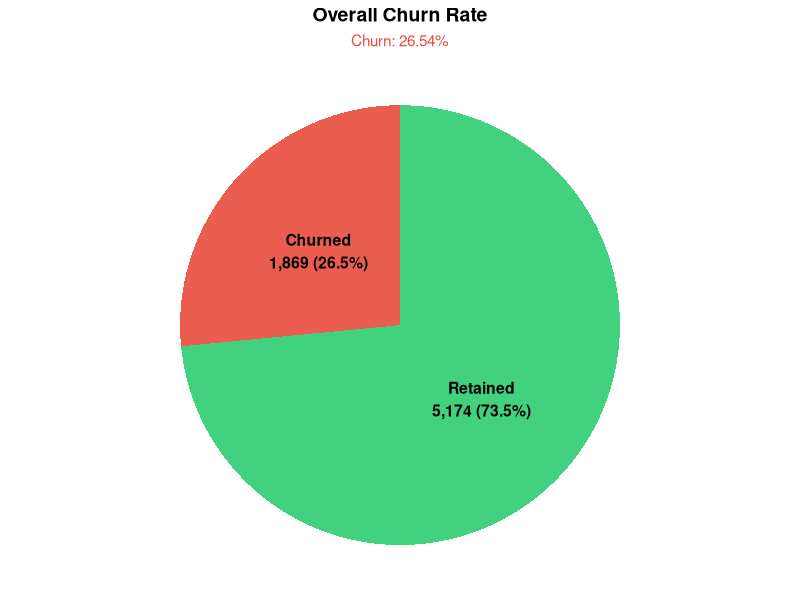
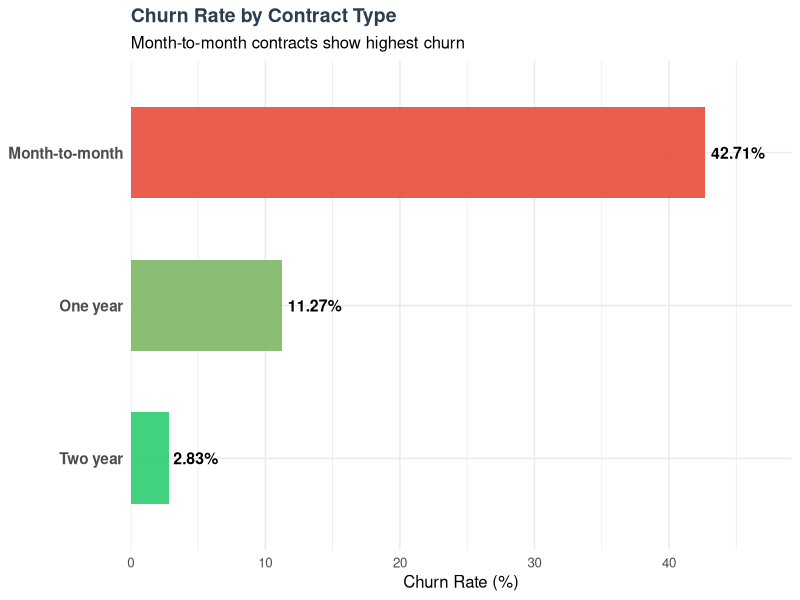
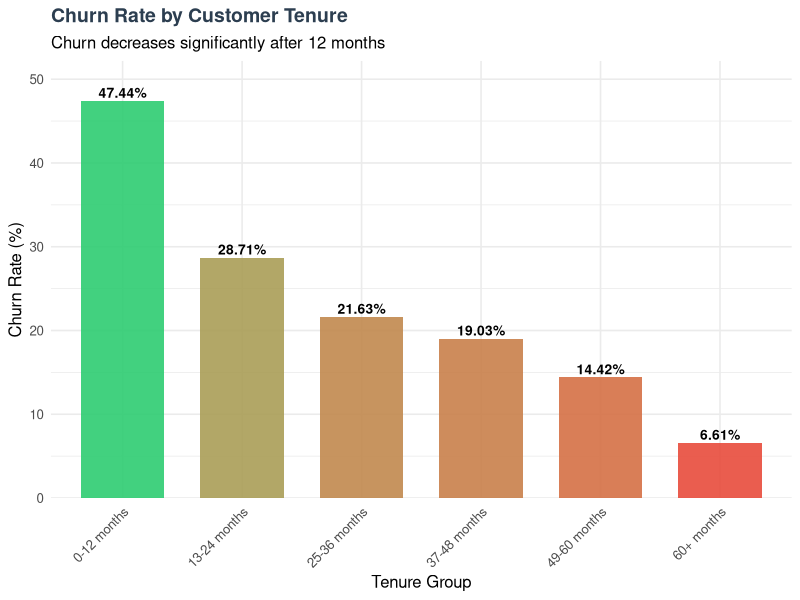
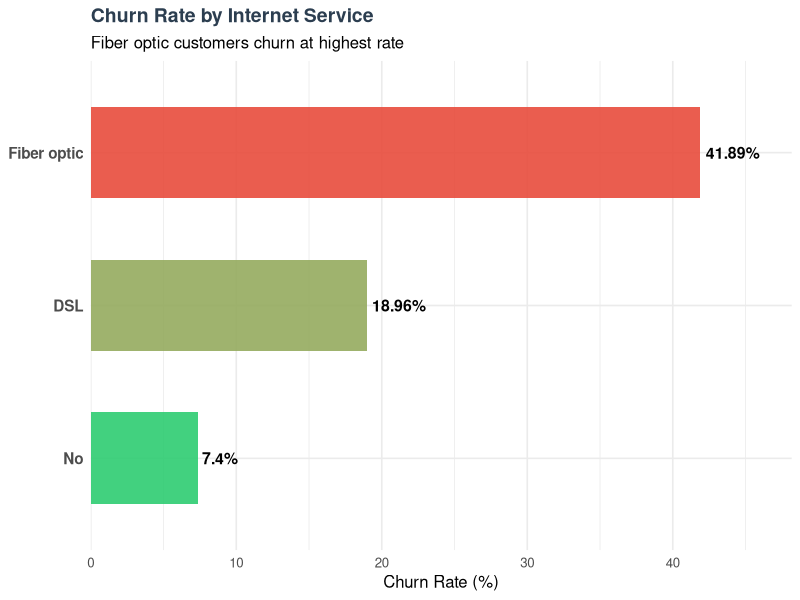
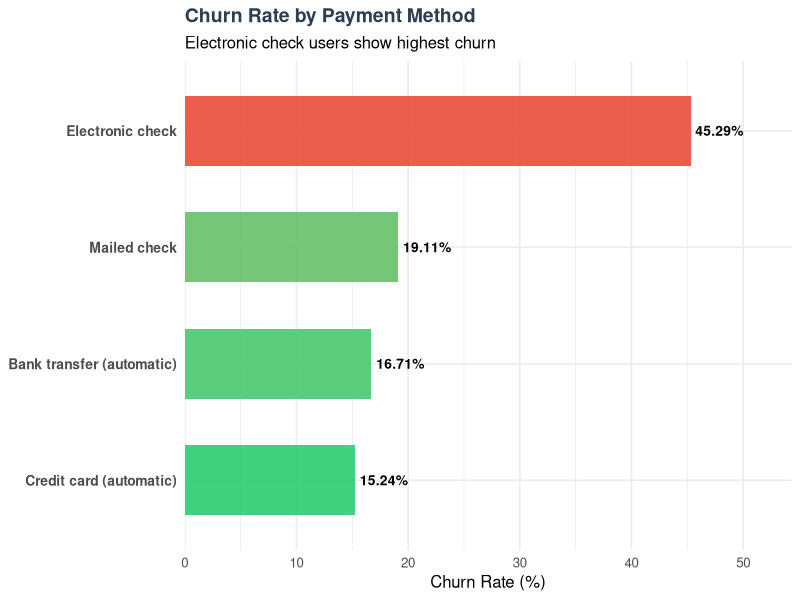
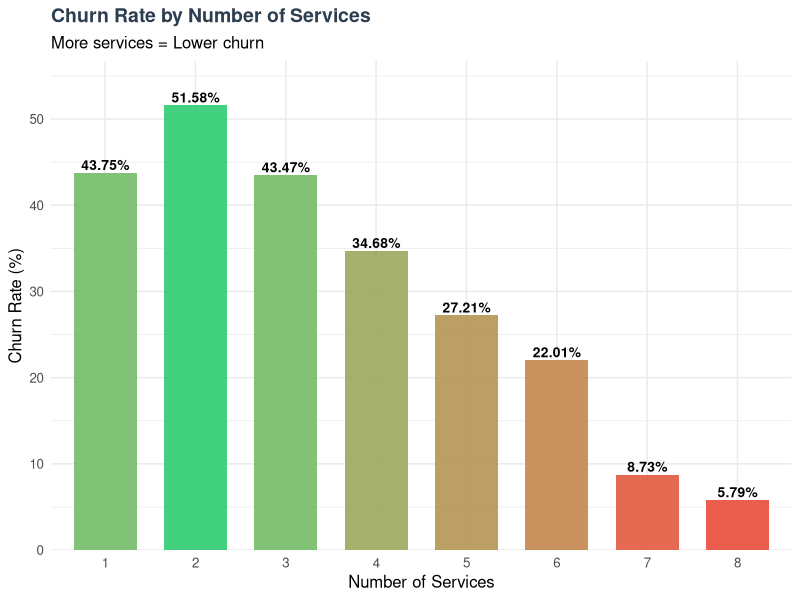
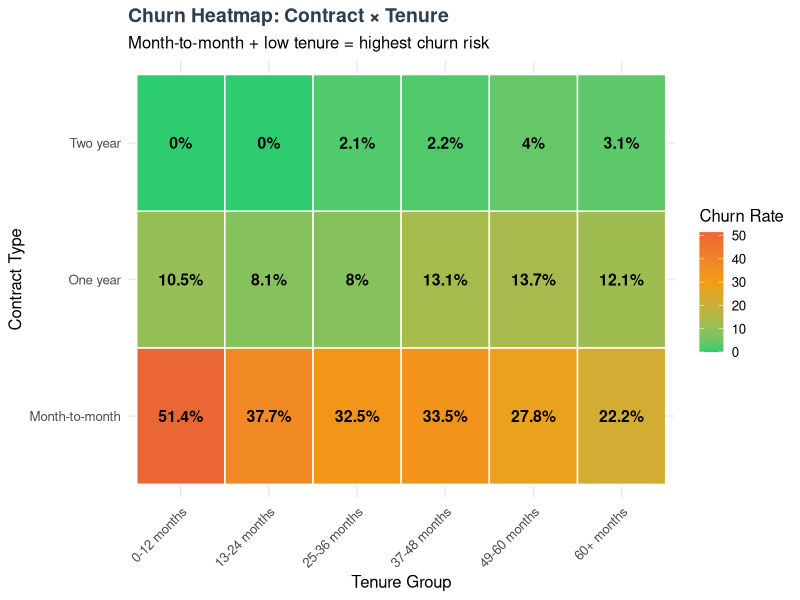

These figures' R source, in order:
# ==================================================
# FUTURE_DS_02
# Churn Analysis - KPIs & Visualizations
# ==================================================

library(tidyverse)
library(scales)
library(gridExtra)

# Load cleaned data
churn <- read.csv("data/cleaned/telco_churn_clean.csv")

# Convert back to factors
churn <- churn %>%
  mutate(across(where(is.character), as.factor))

cat("\n================================================")
cat("\n  CHURN ANALYSIS")
cat("\n================================================\n")

# ==================================================
# 1. OVERALL CHURN RATE
# ==================================================
churn_rate <- prop.table(table(churn$churn))[2] * 100
total_customers <- nrow(churn)
churned_customers <- sum(churn$churn == "Yes")
retained_customers <- sum(churn$churn == "No")

cat("\n==================== OVERALL METRICS ====================\n")
cat("Total Customers:", comma(total_customers), "\n")
cat("Churned:", comma(churned_customers), "(", round(churn_rate, 2), "%)\n")
cat("Retained:", comma(retained_customers), "(", round(100 - churn_rate, 2), "%)\n")

# Monthly revenue impact
avg_monthly <- mean(churn$monthly_charges)
lost_revenue_monthly <- churned_customers * avg_monthly
lost_revenue_yearly <- lost_revenue_monthly * 12

cat("\nAverage Monthly Charge: $", round(avg_monthly, 2), "\n")
cat("Estimated Monthly Revenue Lost: $", comma(round(lost_revenue_monthly)), "\n")
cat("Estimated Yearly Revenue Lost: $", comma(round(lost_revenue_yearly)), "\n")

# ==================================================
# 2. CHURN BY CONTRACT TYPE
# ==================================================
cat("\n==================== CHURN BY CONTRACT ====================\n")

contract_churn <- churn %>%
  group_by(contract) %>%
  summarise(
    total = n(),
    churned = sum(churn == "Yes"),
    churn_rate = round(churned / total * 100, 2),
    .groups = 'drop'
  ) %>%
  arrange(desc(churn_rate))

print(contract_churn)

# ==================================================
# 3. CHURN BY TENURE GROUP
# ==================================================
cat("\n==================== CHURN BY TENURE ====================\n")

tenure_churn <- churn %>%
  group_by(tenure_group) %>%
  summarise(
    total = n(),
    churned = sum(churn == "Yes"),
    churn_rate = round(churned / total * 100, 2),
    .groups = 'drop'
  )

print(tenure_churn)

# ==================================================
# 4. CHURN BY INTERNET SERVICE
# ==================================================
cat("\n==================== CHURN BY INTERNET SERVICE ====================\n")

internet_churn <- churn %>%
  group_by(internet_service) %>%
  summarise(
    total = n(),
    churned = sum(churn == "Yes"),
    churn_rate = round(churned / total * 100, 2),
    .groups = 'drop'
  ) %>%
  arrange(desc(churn_rate))

print(internet_churn)

# ==================================================
# 5. CHURN BY PAYMENT METHOD
# ==================================================
cat("\n==================== CHURN BY PAYMENT METHOD ====================\n")

payment_churn <- churn %>%
  group_by(payment_method) %>%
  summarise(
    total = n(),
    churned = sum(churn == "Yes"),
    churn_rate = round(churned / total * 100, 2),
    .groups = 'drop'
  ) %>%
  arrange(desc(churn_rate))

print(payment_churn)

# ==================================================
# 6. CHURN BY NUMBER OF SERVICES
# ==================================================
cat("\n==================== CHURN BY SERVICE COUNT ====================\n")

service_churn <- churn %>%
  group_by(num_services) %>%
  summarise(
    total = n(),
    churned = sum(churn == "Yes"),
    churn_rate = round(churned / total * 100, 2),
    .groups = 'drop'
  ) %>%
  arrange(num_services)

print(service_churn)

# ==================================================
# 7. CHURN BY SENIOR CITIZEN
# ==================================================
cat("\n==================== CHURN BY SENIOR CITIZEN ====================\n")

senior_churn <- churn %>%
  group_by(senior_citizen) %>%
  summarise(
    total = n(),
    churned = sum(churn == "Yes"),
    churn_rate = round(churned / total * 100, 2),
    .groups = 'drop'
  )

print(senior_churn)

# ==================================================
# SAVE ALL TABLES
# ==================================================
dir.create("outputs/tables", recursive = TRUE, showWarnings = FALSE)

write.csv(contract_churn, "outputs/tables/churn_by_contract.csv", row.names = FALSE)
write.csv(tenure_churn, "outputs/tables/churn_by_tenure.csv", row.names = FALSE)
write.csv(internet_churn, "outputs/tables/churn_by_internet.csv", row.names = FALSE)
write.csv(payment_churn, "outputs/tables/churn_by_payment.csv", row.names = FALSE)
write.csv(service_churn, "outputs/tables/churn_by_services.csv", row.names = FALSE)
write.csv(senior_churn, "outputs/tables/churn_by_senior.csv", row.names = FALSE)

# ==================================================
# VISUALIZATIONS
# ==================================================
dir.create("outputs/figures", recursive = TRUE, showWarnings = FALSE)

# Color palette
churn_colors <- c("No" = "#2ecc71", "Yes" = "#e74c3c")

# ---- Plot 1: Overall Churn Rate ----
p1 <- ggplot(data.frame(x = c("Retained", "Churned"), 
                        y = c(retained_customers, churned_customers)),
             aes(x = "", y = y, fill = x)) +
  geom_bar(stat = "identity", width = 1, alpha = 0.9) +
  coord_polar(theta = "y") +
  scale_fill_manual(values = c("Churned" = "#e74c3c", "Retained" = "#2ecc71"), name = "Status") +
  geom_text(aes(label = paste0(x, "\n", comma(y), " (", round(y/sum(y)*100, 1), "%)")),
            position = position_stack(vjust = 0.5), size = 4, fontface = "bold") +
  labs(title = "Overall Churn Rate",
       subtitle = paste0("Churn: ", round(churn_rate, 2), "%")) +
  theme_void() +
  theme(plot.title = element_text(face = "bold", size = 14, hjust = 0.5),
        plot.subtitle = element_text(size = 11, hjust = 0.5, color = "#e74c3c"),
        legend.position = "none")

ggsave("outputs/figures/churn_rate_pie.png", p1, width = 8, height = 6, dpi = 300, bg = "white")

# ---- Plot 2: Churn by Contract ----
p2 <- ggplot(contract_churn, aes(x = reorder(contract, churn_rate), y = churn_rate)) +
  geom_bar(stat = "identity", aes(fill = churn_rate), width = 0.6, alpha = 0.9) +
  geom_text(aes(label = paste0(churn_rate, "%")), hjust = -0.1, size = 4, fontface = "bold") +
  scale_fill_gradient(low = "#2ecc71", high = "#e74c3c", guide = "none") +
  scale_y_continuous(expand = expansion(mult = c(0, 0.15))) +
  coord_flip() +
  labs(title = "Churn Rate by Contract Type",
       subtitle = "Month-to-month contracts show highest churn",
       x = NULL, y = "Churn Rate (%)") +
  theme_minimal(base_size = 12) +
  theme(plot.title = element_text(face = "bold", size = 14, color = "#2c3e50"),
        axis.text.y = element_text(size = 11, face = "bold"))

ggsave("outputs/figures/churn_by_contract.png", p2, width = 10, height = 5, dpi = 300, bg = "white")

# ---- Plot 3: Churn by Tenure ----
p3 <- ggplot(tenure_churn, aes(x = tenure_group, y = churn_rate)) +
  geom_bar(stat = "identity", aes(fill = churn_rate), width = 0.7, alpha = 0.9) +
  geom_text(aes(label = paste0(churn_rate, "%")), vjust = -0.3, size = 3.5, fontface = "bold") +
  scale_fill_gradient(low = "#e74c3c", high = "#2ecc71", guide = "none") +
  scale_y_continuous(expand = expansion(mult = c(0, 0.1))) +
  labs(title = "Churn Rate by Customer Tenure",
       subtitle = "Churn decreases significantly after 12 months",
       x = "Tenure Group", y = "Churn Rate (%)") +
  theme_minimal(base_size = 12) +
  theme(plot.title = element_text(face = "bold", size = 14, color = "#2c3e50"),
        axis.text.x = element_text(angle = 45, hjust = 1))

ggsave("outputs/figures/churn_by_tenure.png", p3, width = 10, height = 6, dpi = 300, bg = "white")

# ---- Plot 4: Churn by Internet Service ----
p4 <- ggplot(internet_churn, aes(x = reorder(internet_service, churn_rate), y = churn_rate)) +
  geom_bar(stat = "identity", aes(fill = churn_rate), width = 0.6, alpha = 0.9) +
  geom_text(aes(label = paste0(churn_rate, "%")), hjust = -0.1, size = 4, fontface = "bold") +
  scale_fill_gradient(low = "#2ecc71", high = "#e74c3c", guide = "none") +
  scale_y_continuous(expand = expansion(mult = c(0, 0.15))) +
  coord_flip() +
  labs(title = "Churn Rate by Internet Service",
       subtitle = "Fiber optic customers churn at highest rate",
       x = NULL, y = "Churn Rate (%)") +
  theme_minimal(base_size = 12) +
  theme(plot.title = element_text(face = "bold", size = 14, color = "#2c3e50"),
        axis.text.y = element_text(size = 11, face = "bold"))

ggsave("outputs/figures/churn_by_internet.png", p4, width = 10, height = 5, dpi = 300, bg = "white")

# ---- Plot 5: Churn by Payment Method ----
p5 <- ggplot(payment_churn, aes(x = reorder(payment_method, churn_rate), y = churn_rate)) +
  geom_bar(stat = "identity", aes(fill = churn_rate), width = 0.6, alpha = 0.9) +
  geom_text(aes(label = paste0(churn_rate, "%")), hjust = -0.1, size = 3.5, fontface = "bold") +
  scale_fill_gradient(low = "#2ecc71", high = "#e74c3c", guide = "none") +
  scale_y_continuous(expand = expansion(mult = c(0, 0.2))) +
  coord_flip() +
  labs(title = "Churn Rate by Payment Method",
       subtitle = "Electronic check users show highest churn",
       x = NULL, y = "Churn Rate (%)") +
  theme_minimal(base_size = 12) +
  theme(plot.title = element_text(face = "bold", size = 14, color = "#2c3e50"),
        axis.text.y = element_text(size = 10, face = "bold"))

ggsave("outputs/figures/churn_by_payment.png", p5, width = 10, height = 6, dpi = 300, bg = "white")

# ---- Plot 6: Service Count vs Churn ----
p6 <- ggplot(service_churn, aes(x = factor(num_services), y = churn_rate)) +
  geom_bar(stat = "identity", aes(fill = churn_rate), width = 0.7, alpha = 0.9) +
  geom_text(aes(label = paste0(churn_rate, "%")), vjust = -0.3, size = 3.5, fontface = "bold") +
  scale_fill_gradient(low = "#e74c3c", high = "#2ecc71", guide = "none") +
  scale_y_continuous(expand = expansion(mult = c(0, 0.1))) +
  labs(title = "Churn Rate by Number of Services",
       subtitle = "More services = Lower churn",
       x = "Number of Services", y = "Churn Rate (%)") +
  theme_minimal(base_size = 12) +
  theme(plot.title = element_text(face = "bold", size = 14, color = "#2c3e50"))

ggsave("outputs/figures/churn_by_services.png", p6, width = 10, height = 6, dpi = 300, bg = "white")

# ---- Plot 7: Dashboard Summary ----
p7 <- churn %>%
  group_by(contract, tenure_group) %>%
  summarise(churn_rate = round(mean(churn == "Yes") * 100, 1), .groups = 'drop') %>%
  ggplot(aes(x = tenure_group, y = contract, fill = churn_rate)) +
  geom_tile(color = "white", size = 0.5) +
  geom_text(aes(label = paste0(churn_rate, "%")), size = 4, fontface = "bold") +
  scale_fill_gradient2(low = "#2ecc71", mid = "#f39c12", high = "#e74c3c", midpoint = 30,
                       name = "Churn Rate") +
  labs(title = "Churn Heatmap: Contract × Tenure",
       subtitle = "Month-to-month + low tenure = highest churn risk",
       x = "Tenure Group", y = "Contract Type") +
  theme_minimal(base_size = 12) +
  theme(plot.title = element_text(face = "bold", size = 14, color = "#2c3e50"),
        axis.text.x = element_text(angle = 45, hjust = 1))

ggsave("outputs/figures/churn_heatmap.png", p7, width = 10, height = 5, dpi = 300, bg = "white")

# ==================================================
# FINAL SUMMARY
# ==================================================
cat("\n================================================")
cat("\n  KEY INSIGHTS")
cat("\n================================================\n")
cat("1. Overall Churn Rate:", round(churn_rate, 2), "%\n")
cat("2. Highest Churn Contract:", contract_churn$contract[1], "-", contract_churn$churn_rate[1], "%\n")
cat("3. Highest Churn Tenure:", tenure_churn$tenure_group[1], "-", tenure_churn$churn_rate[1], "%\n")
cat("4. Monthly Revenue at Risk: $", comma(round(lost_revenue_monthly)), "\n")
cat("5. Yearly Revenue at Risk: $", comma(round(lost_revenue_yearly)), "\n")

cat("\nVisualizations saved to outputs/figures/\n")
cat("Tables saved to outputs/tables/\n")
